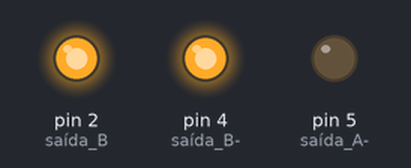
A sketch run on a simulated Arduino Uno, built with avr-gcc and run on an emulated ATmega328P. Parts: output pins drawn as LEDs (lit = HIGH). Pins used as bus, display or sensor lines are not drawn.

Above: at 1.0 s.
At 3.0 s:
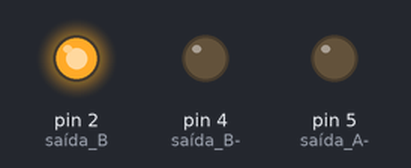
At 5.0 s:
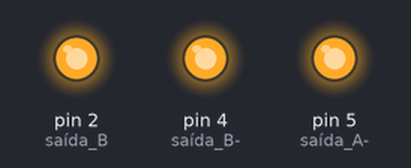
Timing chart, 0 to 9.2 s (numbered marks = the images above):
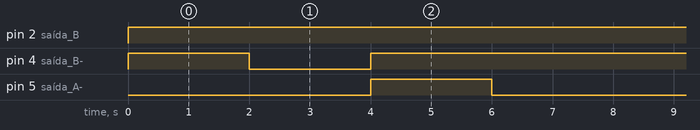

The sketch:

mmm.ino
```cpp
void setup()
{


  Serial.begin(9600);

  // Define os pinos de controle do motor como saíd
  // Motor 1
  pinMode(5, OUTPUT); // saída A-
  pinMode(0, OUTPUT); // saída A+

  // Motor 2

  pinMode(4, OUTPUT); // saída B-
  pinMode(2, OUTPUT); // saída B+
}

void loop()
{


  // Move o carrinho para frente

  // Aciona motor 1


analogWrite(5, 512);
digitalWrite(0, HIGH);

// Aciona motor 2 na mesma direção

analogWrite(4, 512);
digitalWrite(2, HIGH);

// Aguarda por um tempo (você pode ajustar o tempo conforme necessário)

delay(2000);

  // Move o carrinho para a direita

  // Aciona motor 1

  analogWrite(5, 1024);
  digitalWrite(0, HIGH);

  // Aciona motor 2
  analogWrite(4, 0); // Desliga o motor 2
  // Aguarda por um tempo (você pode ajustar o tempo conforme necessário)
  delay(2000);

// Move o carrinho para trás

  // Aciona motor 1

digitalWrite(4, 500);
digitalWrite(0, HIGH);
// Aciona motor 2 na mesma direção

digitalWrite(5, 500);
digitalWrite(2, HIGH);

// Aguarda por um tempo (você pode ajustar o tempo conforme necessário)

delay(2000);
  // Move o carrinho para a esquerda
  // Aciona motor 1

  analogWrite(5, 0); // Desliga o motor 1

  // Aciona motor 2
  analogWrite(4, 1024);
  digitalWrite(2, HIGH);

  // Aguarda por um tempo (você pode ajustar o tempo conforme necessário)
  delay(2000);
}
```

Measured:
- by itself, pin 2 (saída_B): LOW → HIGH at 0.00 s
- by itself, pin 4 (saída_B-): repeats every 8.0 s: LOW 2.0 s, HIGH 6.0 s
- by itself, pin 5 (saída_A-): alternates HIGH for 2.0 s and LOW for 6.0 s
